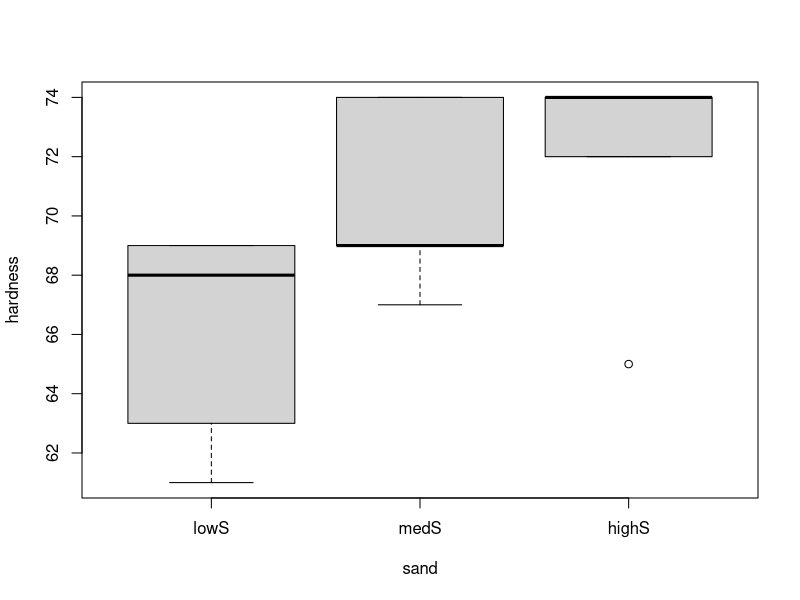
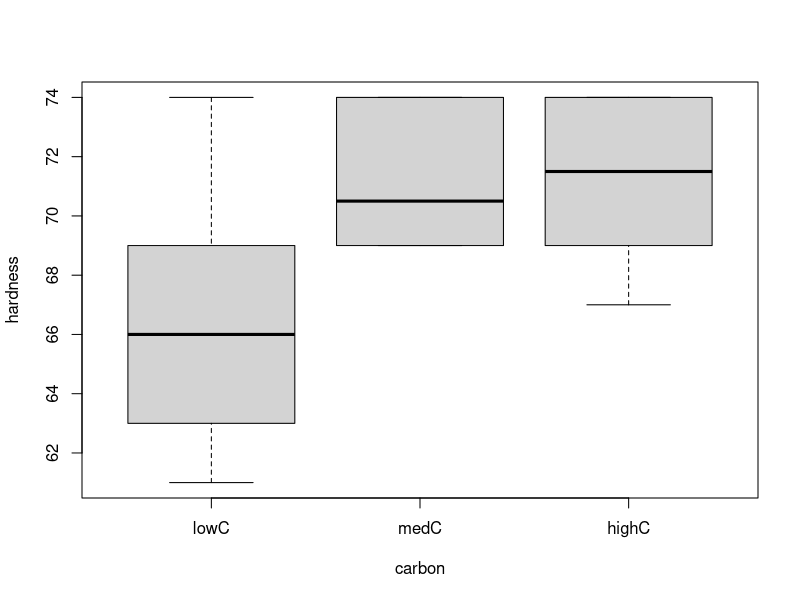
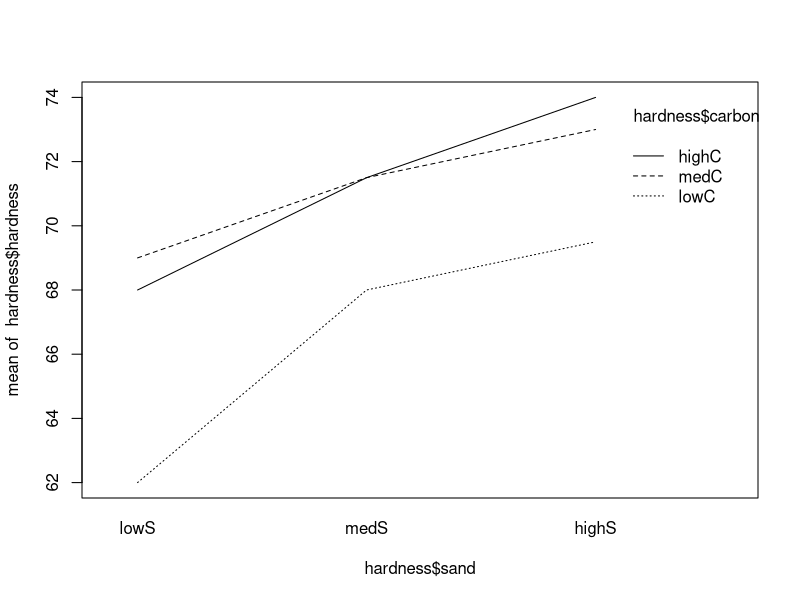
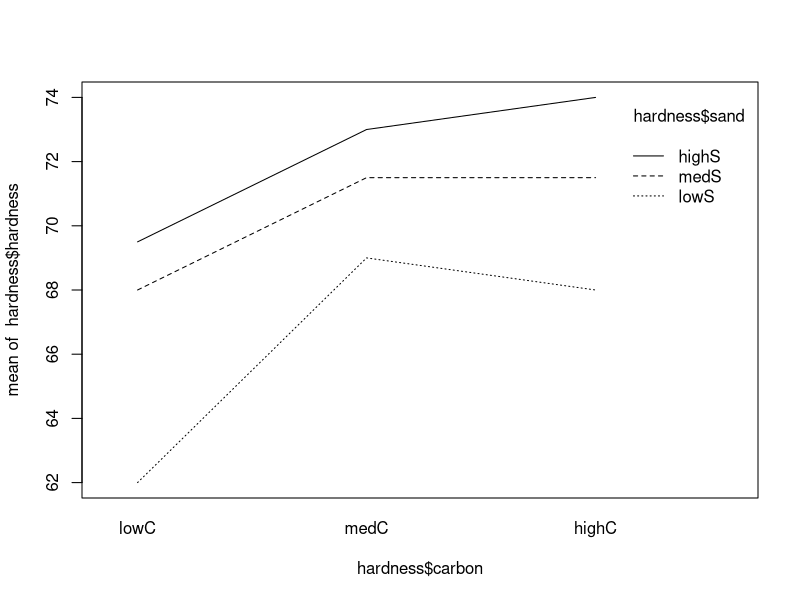
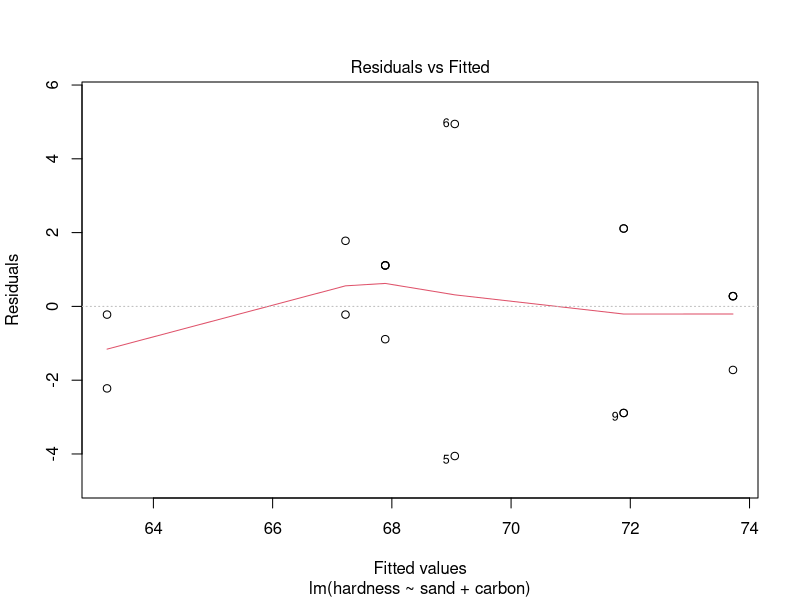
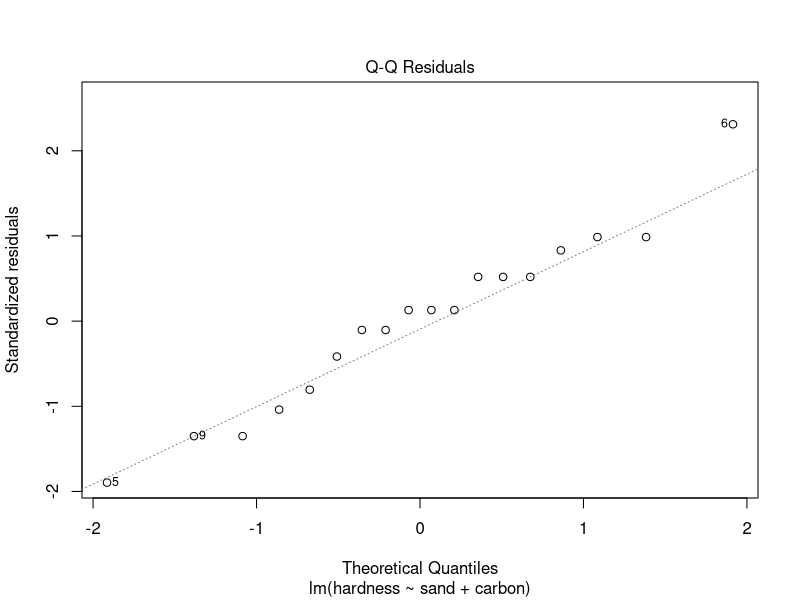
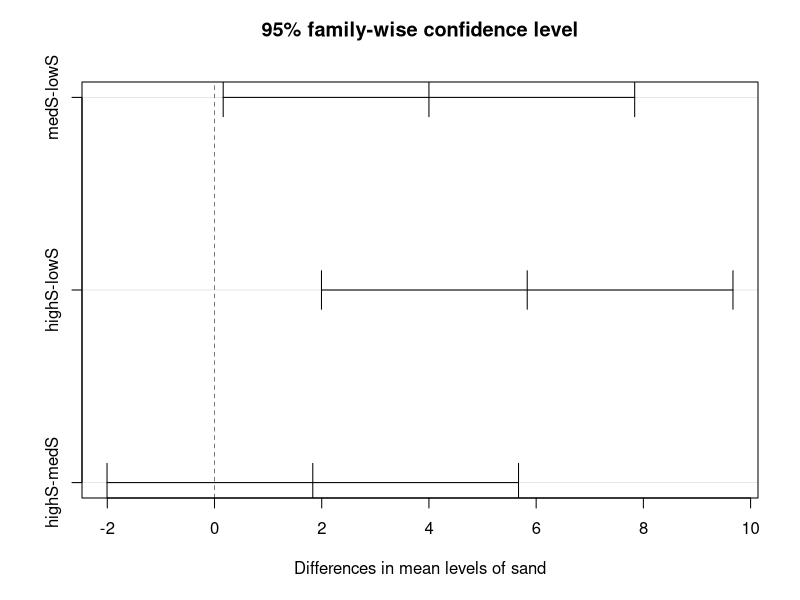
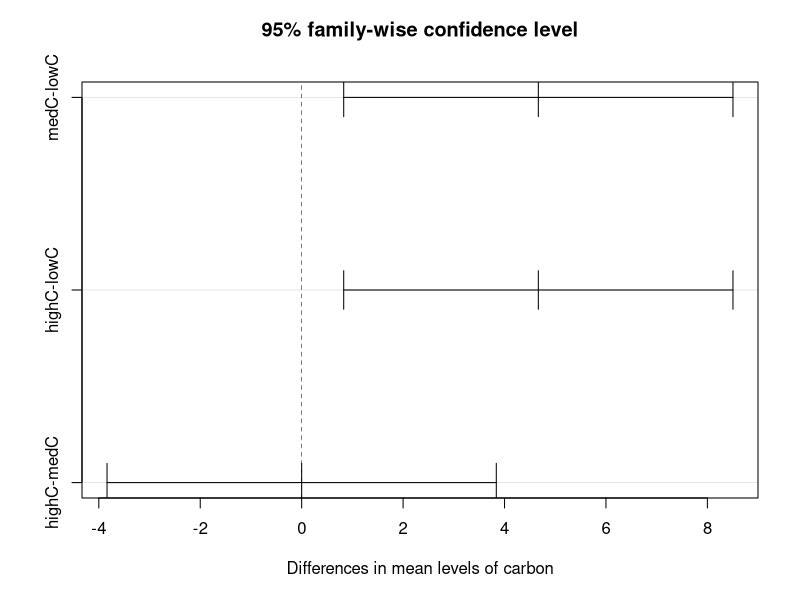

Write R code to recreate these figures, in order.
## ---- chunk 1
col.names <- c('sand', 'carbon', 'hardness')
hardness <- read.csv(file = 'datasets/hardness.csv', header = FALSE, sep = ',', col.names = col.names)
head(hardness, 5)
## ---- chunk 2
summary(hardness)
## ---- chunk 3
hardness$sand <- factor(hardness$sand, levels = c(0, 15, 30), labels = c('lowS', 'medS', 'highS'))
hardness$carbon <- factor(hardness$carbon, levels = c(0.00, 0.25, 0.50), labels = c('lowC', 'medC', 'highC'))
summary(hardness)
## ---- chunk 4
boxplot(hardness ~ sand, data = hardness)
boxplot(hardness ~ carbon, data = hardness)
## ---- chunk 5
interaction.plot(x.factor = hardness$sand, trace.factor = hardness$carbon, response = hardness$hardness)
interaction.plot(x.factor = hardness$carbon, trace.factor = hardness$sand, response = hardness$hardness)
## ---- chunk 6
model <- lm(formula = hardness ~ sand * carbon, data = hardness)
anova(model)
## ---- chunk 7
model2 <- lm(formula = hardness ~ sand + carbon, data = hardness)
anova(model2)
## ---- chunk 8
modAOV <- aov(formula = hardness ~ sand + carbon, data = hardness)
model.tables(modAOV, 'means')

# Effects
model.tables(modAOV)
## ---- chunk 9
plot(model2, which = c(1, 2))

library('car')
ncvTest(model2)
shapiro.test(resid(model2))
## ---- chunk 10
(modTuk <- TukeyHSD(modAOV))
plot(modTuk)
## ---- chunk 11
(newdata <- data.frame(sand = factor(rep(c('lowS', 'medS', 'highS'), each = 3)), carbon = factor(rep(c('lowC', 'medC', 'highC'), times = 3))))
newdata$predict <- predict(model2, newdata = newdata)
newdata
